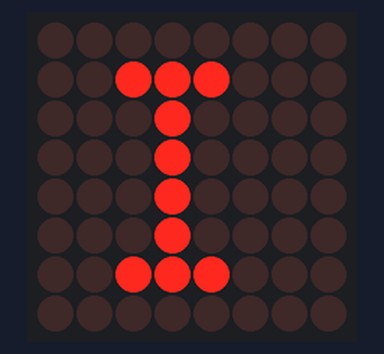
This sketch was run on a simulated Arduino Uno, built with avr-gcc and run on an emulated ATmega328P. On the bench: 8×8 LED matrix. Wiring (inferred from the names in the program): LED matrix (orientation assumed): rows pin 2, pin 7, A5, pin 5, pin 13, A4, pin 12, A2; columns pin 6, pin 11, pin 10, pin 1, A3, pin 4, pin 8, pin 9.

Above: at 0.1 s.
At 2.1 s:
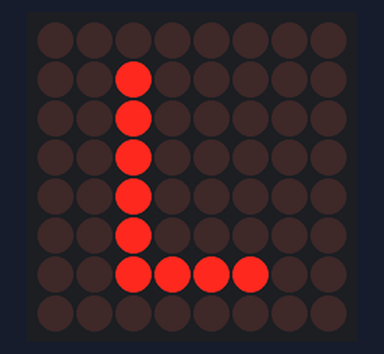
At 3.1 s:
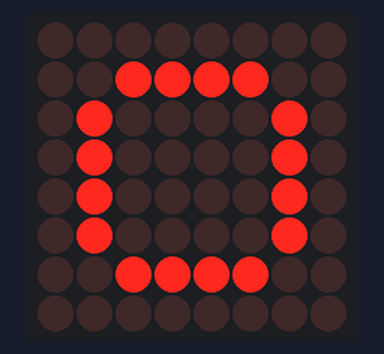
At 5.1 s:
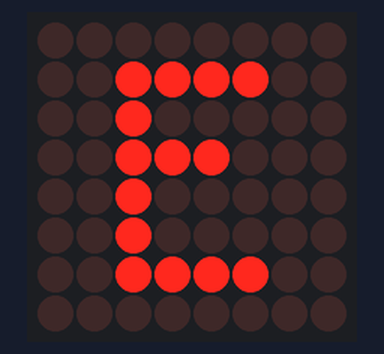
At 5.9 s:
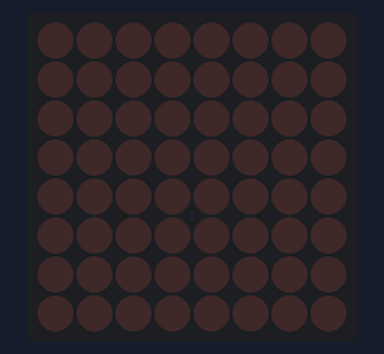
At 9.2 s:
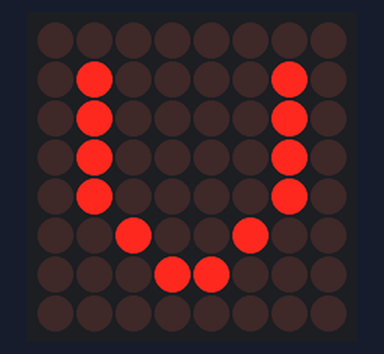

The sketch:

MatrixLed.ino
```cpp
// Link1: http://osoyoo.com/2017/07/arduino-lesson-8x8-led-matrix/
// Link2: https://create.arduino.cc/projecthub/SAnwandter1/programming-8x8-led-matrix-23475a


// 2-dimensional array of row pin numbers:
int Rows[] = {2, 7, A5, 5, 13, A4, 12, A2};
// 2-dimensional array of column pin numbers:
int Cols[] = {6, 11, 10, 1, A3, 4, 8, 9};
String string = "I LOVE YOU";
// Port 3 Not good change 3 -> 1
byte ALL[] = {B11111111, B11111111, B11111111, B11111111, B11111111, B11111111, B11111111, B11111111};

unsigned char characterHEX[][8] = {
  {B00000000, B00111100, B01100110, B01100110, B01111110, B01100110, B01100110, B01100110},
  {B01111000, B01001000, B01001000, B01110000, B01001000, B01000100, B01000100, B01111100},
  {B00000000, B00011110, B00100000, B01000000, B01000000, B01000000, B00100000, B00011110},
  {B00000000, B00111000, B00100100, B00100010, B00100010, B00100100, B00111000, B00000000},
  {B00000000, B00111100, B00100000, B00111000, B00100000, B00100000, B00111100, B00000000},
  {B00000000, B00111100, B00100000, B00111000, B00100000, B00100000, B00100000, B00000000},
  {B00000000, B00111110, B00100000, B00100000, B00101110, B00100010, B00111110, B00000000},
  {B00000000, B00100100, B00100100, B00111100, B00100100, B00100100, B00100100, B00000000},
  {B00000000, B00111000, B00010000, B00010000, B00010000, B00010000, B00111000, B00000000},
  {B00000000, B00011100, B00001000, B00001000, B00001000, B00101000, B00111000, B00000000},
  {B00000000, B00100100, B00101000, B00110000, B00101000, B00100100, B00100100, B00000000},
  {B00000000, B00100000, B00100000, B00100000, B00100000, B00100000, B00111100, B00000000},
  {B00000000, B00000000, B01000100, B10101010, B10010010, B10000010, B10000010, B00000000},
  {B00000000, B00100010, B00110010, B00101010, B00100110, B00100010, B00000000, B00000000},
  {B00000000, B00111100, B01000010, B01000010, B01000010, B01000010, B00111100, B00000000},
  {B00000000, B00111000, B00100100, B00100100, B00111000, B00100000, B00100000, B00000000},
  {B00000000, B00111100, B01000010, B01000010, B01000010, B01000110, B00111110, B00000001},
  {B00000000, B00111000, B00100100, B00100100, B00111000, B00100100, B00100100, B00000000},
  {B00000000, B00111100, B00100000, B00111100, B00000100, B00000100, B00111100, B00000000},
  {B00000000, B01111100, B00010000, B00010000, B00010000, B00010000, B00010000, B00000000},
  {B00000000, B01000010, B01000010, B01000010, B01000010, B00100100, B00011000, B00000000},
  {B00000000, B00100010, B00100010, B00100010, B00010100, B00010100, B00001000, B00000000},
  {B00000000, B10000010, B10010010, B01010100, B01010100, B00101000, B00000000, B00000000},
  {B00000000, B01000010, B00100100, B00011000, B00011000, B00100100, B01000010, B00000000},
  {B00000000, B01000100, B00101000, B00010000, B00010000, B00010000, B00010000, B00000000},
  {B00000000, B00111100, B00000100, B00001000, B00010000, B00100000, B00111100, B00000000},
  {B00000000, B00000000, B00000000, B00000000, B00000000, B00000000, B00000000, B00000000}
};
char character[] = {'A', 'B', 'C', 'D', 'E', 'F', 'G', 'H', 'I', 'J', 'K', 'L', 'M', 'N',
                    'O', 'P', 'Q', 'R', 'S', 'T', 'U', 'V', 'W', 'X', 'Y', 'Z',
                    //'0', '1', '2', '3', '4', '5', '6', '7', '8', '9',
                    ' '
                   };


unsigned char biglove[8][8] =     //the big "heart"
{
  0, 0, 1, 0, 0, 0, 0, 0,
  0, 1, 1, 0, 0, 1, 1, 0,
  1, 1, 1, 1, 1, 1, 1, 1,
  1, 1, 1, 1, 1, 1, 1, 1,
  1, 1, 1, 1, 1, 1, 1, 1,
  0, 1, 1, 1, 1, 1, 1, 0,
  0, 0, 1, 1, 1, 1, 0, 0,
  0, 0, 0, 1, 1, 0, 0, 0,
};

unsigned char smalllove[8][8] =      //the small "heart"
{
  0, 0, 0, 0, 0, 0, 0, 0,
  0, 0, 0, 0, 0, 0, 0, 0,
  0, 0, 1, 0, 0, 1, 0, 0,
  0, 1, 1, 1, 1, 1, 1, 0,
  0, 1, 1, 1, 1, 1, 1, 0,
  0, 0, 1, 1, 1, 1, 0, 0,
  0, 0, 0, 1, 1, 0, 0, 0,
  0, 0, 0, 0, 0, 0, 0, 0,
};

void setup()
{
  // iterate over the pins:
  for (int i = 0; i < 8; i++)
    // initialize the output pins:
  {
    pinMode(Rows[i], OUTPUT);
    pinMode(Cols[i], OUTPUT);
  }


}


void loop()
{


  for (int k = 0; k < string.length(); k++)
  {
    for (int i = 0; i < sizeof(character); i++)
    {
      if (string.charAt(k) == character[i])
      {
        for (int z = 0; z < 100; z++) {
          Display2(characterHEX[i]);
        }

      }
    }
    delay(300);
  }


}

void Display(unsigned char dat[8][8])
{
  for (int c = 0; c < 8; c++)
  {
    digitalWrite(Cols[c], LOW); //use thr column
    //loop
    for (int r = 0; r < 8; r++)
    {
      digitalWrite(Rows[r], dat[r][c]);
    }
    delay(1);
    Clear();  //Remove empty display light
  }

}


void  Display2(byte buffer2[])
{
  // Turn on each row in series
  for (byte r = 0; r < 8; r++)        // count next row
  {
    digitalWrite(Rows[r], HIGH);    //initiate whole row
    for (byte c = 0; c < 8; c++)    // count next row
    {
      // if You set (~buffer2[i] >> a) then You will have positive
      digitalWrite(Cols[c], ~(buffer2[r] >> (8 - c - 1)) & 0x01); // initiate whole column

      delayMicroseconds(100);

      digitalWrite(Cols[c], 1);      // reset whole column
    }
    digitalWrite(Rows[r], LOW);     // reset whole row
    // otherwise last row will intersect with next row
  }
}


void Clear()
{
  for (int i = 0; i < 8; i++)
  {
    digitalWrite(Rows[i], LOW);
    digitalWrite(Cols[i], HIGH);
  }
}
```

Measured:
- by itself, everything shown: repeats every 10.1 s, in 16 steps
- what the display in image 0 shows lasts 0.7 s, from 0.1 s to 0.8 s
- what the display in image 4 shows lasts 1.3 s, from 5.8 s to 7.1 s
